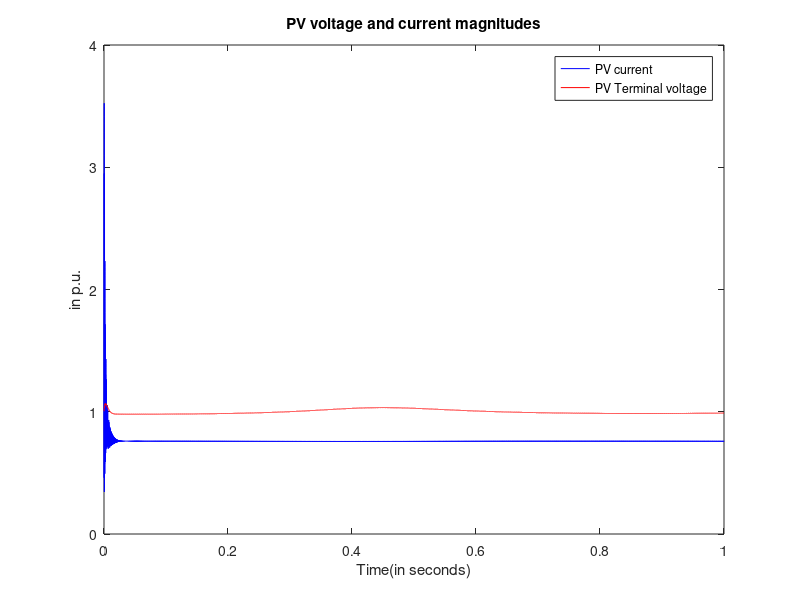
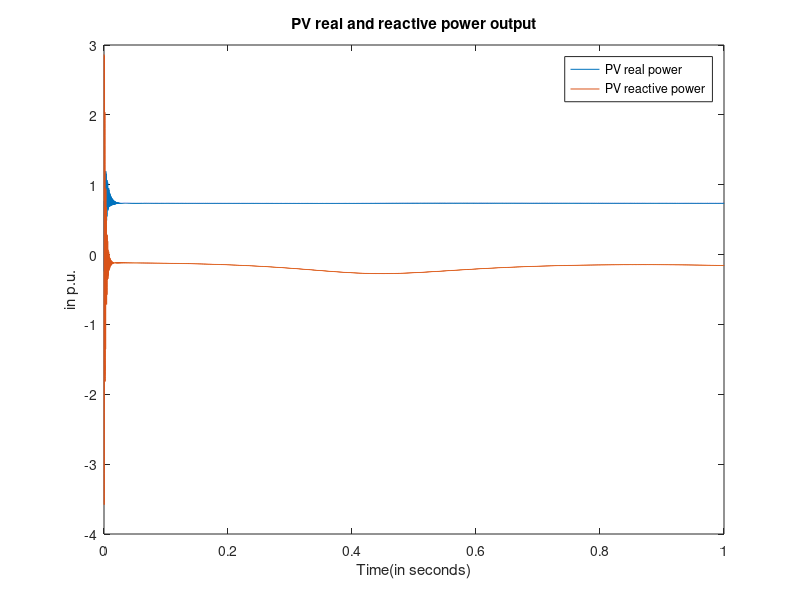

Source code (MATLAB) for these figures, in order:
function testPVdroopCfdt
Pref = 3/4;
Vref = 1;
Qref = 0.01;
omega0=1;
CTL = 0.01;
RTL = 1e-5;
LTL = 0.1;

%Load considered
PL = 0.98*Pref; QL = PL*tan(acos(0.8));

Lf = 0.1;
%Cf = 1e-2;
Rf = 0.4;
x0= [1.1166
   -0.2712
   -2.7282
   -1.1372
    0.1362
   -0.9958
   -2.7249
   -1.1273
    2.8294
    0.0425
    1
    0
    1
    0];
    tspan = [0 1];
[t,x] = ode45(@(t,x)PVDynamics(t,x),tspan,x0);

function dx = PVDynamics(t,x)
vTLLd = x(1);
vTLLq = x(2);
iTLMd = x(3);
iTLMq = x(4);
vPVd = x(5);
vPVq = x(6);
iFd = x(7);
iFq = x(8);
Cf = x(9);
CfIn = x(10);
iLd = x(11);
iLq = x(12);
vTLRd = x(13);
vTLRq = x(14);

t
vACd = vTLLd; vACq = vTLLq;

dphidt = omega0;
%RL = -Pref/(1.5*(vACd^2 + vACq^2)*(Pref^2 + Qref^2)); 
%RL = (Pref-1.5*(iFd^2+iFq^2)*Rf)/(1.5*(Vref^2)*(Pref^2 + Qref^2)); 
%LL = imag((vPVd + 1i*vPVq)/(iPVd + 1i*iPVq));%0.01;%-Qref/(1.5*(Vref^2)*(Pref^2 + Qref^2)); 
dCfdt =  0.1*(sqrt(vPVd^2+vPVq^2) - Vref) + 0.01*CfIn;%(Qref + 1.5*(iFd^2+iFq^2)*Lf)/(1.5*(vPVd^2+ vPVq^2));
CfIndt = (sqrt(vPVd^2+vPVq^2) - Vref);
ConvMat = [vPVd vPVq;
            vPVq -vPVd];
%ConvMat = [1 0; 0 -1];
I = ConvMat\[PL;QL];%[PL+(iFd^2+iFq^2)*Rf;QL+(iFd^2+iFq^2)*Lf];
iRefd = I(1);
iRefq = I(2);

iPVd = iRefd;
iPVq = iRefq;

%diPVddt = dphidt*iPVq + (vPVd - RL*iPVd)/LL;
%diPVqdt = (vPVq - RL*iPVq)/LL - dphidt*iPVd;
dvPVddt = (iPVd - iFd)/Cf + omega0*vPVq;
dvPVqdt = (iPVq - iFq)/Cf - omega0*vPVd;
diFddt = (vPVd - vACd - Rf*iFd)/Lf + omega0*iFq;
diFqdt = (vPVq - vACq - Rf*iFq)/Lf - omega0*iFd;

%newdt = (abs(vACd + 1i*vACq) - Vref);

iInLd = iFd;
iInLq = iFq; 
iInRd = -iLd;
iInRq = -iLq;
            dvTLLddt = (iInLd - iTLMd)/CTL + dphidt*vTLLq;
            dvTLLqdt = (iInLq - iTLMq)/CTL - dphidt*vTLLd;
            diTLMddt = dphidt*iTLMq - (vTLRd - vTLLd + RTL*iTLMd)/(LTL);
            diTLMqdt = - dphidt*iTLMd - (vTLRq - vTLLq + RTL*iTLMq)/(LTL);
            dvTLRddt = (iInRd + iTLMd)/CTL + dphidt*vTLRq;
            dvTLRqdt = (iInRq + iTLMq)/CTL - dphidt*vTLRd;

            %Equivalent R and L for Load
RL = PL/(PL^2 + QL^2);
LL = QL/(PL^2 + QL^2);

%Dynamics for Load
diLddt = (vTLRd - RL*iLd)/LL + omega0*iLq;
diLqdt = (vTLRq - RL*iLq)/LL - omega0*iLd;

            
            dx = 377*[dvTLLddt ; dvTLLqdt ; diTLMddt ; diTLMqdt;...
                ...%diPVddt; diPVqdt;...
                dvPVddt;dvPVqdt; diFddt;diFqdt;...
                dCfdt;CfIndt;diLddt;diLqdt;dvTLRddt ; dvTLRqdt];

end
I = sqrt(x(:,7).^2 + x(:,8).^2);
V = sqrt(x(:,5).^2 + x(:,6).^2);
figure(1)
plot(t,I,'b',t,V,'r');
xlabel('Time(in seconds)');
ylabel('in p.u.');
title('PV voltage and current magnitudes');
legend('PV current', 'PV Terminal voltage');

figure(2);
P = x(:,5).*x(:,7) + x(:,6).*x(:,8);
Q = x(:,6).*x(:,7) - x(:,5).*x(:,8);
plot(t,P,t,Q)
xlabel('Time(in seconds)')
ylabel('in p.u.')
title('PV real and reactive power output');
legend('PV real power', 'PV reactive power');
save('PQControlwithVaryingCf.mat')
end